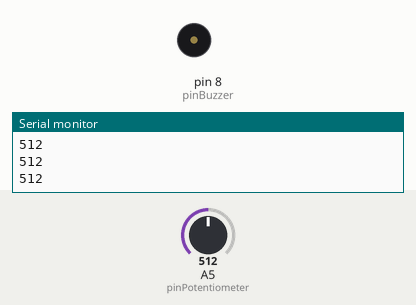
Bench run of a sketch on a simulated Arduino Uno, built with avr-gcc and run on an emulated ATmega328P. Parts: buzzer (waves = sounding, pin HIGH), the last lines printed to the serial monitor. The inputs (shaded band) are chosen by the test bench; at power-on: A5 (pinPotentiometer) = 512.

Above: at 1.3 s.
1.4 s: A5 (pinPotentiometer) set to 991
2.9 s: A5 (pinPotentiometer) set to 1017
At 3.7 s:
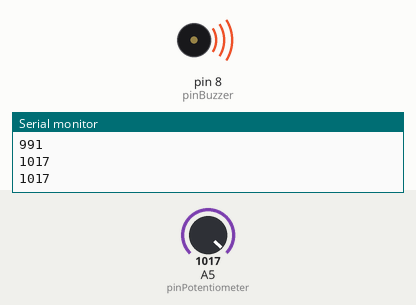
4.5 s: A5 (pinPotentiometer) set to 990
At 4.9 s:
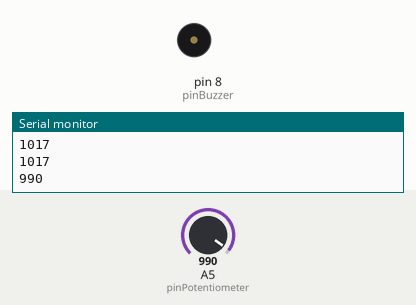
6.0 s: A5 (pinPotentiometer) set to 1010
At 7.2 s:
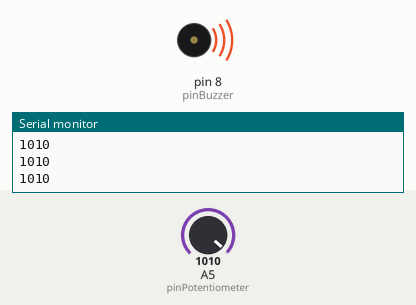
Timing chart, 0 to 8.5 s (numbered marks = the images above; inputs shaded):
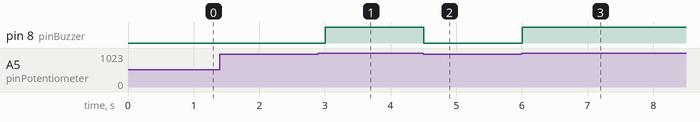

Measured:
- the behaviour switches between 1000 and 1001 on A5 (pinPotentiometer) (found by bisection; images 0 and 1)
- after the input at 2.9 s, pin 8 (pinBuzzer): LOW → HIGH after 0.10 s
- after the input at 4.5 s, pin 8 (pinBuzzer): HIGH → LOW at once
- after the input at 6.0 s, pin 8 (pinBuzzer): LOW → HIGH at once

The sketch:

prog_22.ino
```cpp
const byte pinPotentiometer = A5;
const int delayTime = 500;
const byte pinBuzzer = 8;
const byte length = 5;
const char endMarker = '\n';

int number;
int potentiometerValue;
char nextChar;
char message[length];
boolean gotMessage = false;

void receiveData() {
	static byte index = 0;
		while (Serial.available() && !gotMessage) {
		nextChar = Serial.read();
		if (nextChar == endMarker) {
			message[index] = '\0';
			index = 0;
			gotMessage = true;
		} else {
			message[index] = nextChar;
			index++;
			index = (index == length)
				? index - 1
				: index;
			}
	}
}

void handleData() {
	if (gotMessage) {
		number = atoi(message);
		if (number > 10) {
			digitalWrite(pinBuzzer, HIGH);
			delay(delayTime);
			digitalWrite(pinBuzzer, LOW);
		}
		gotMessage = false;
	}
}

void setup() {
	pinMode(pinBuzzer, OUTPUT);
	pinMode(pinPotentiometer, INPUT);
	Serial.begin(9600);
	Serial.println("<Arduino is ready>");
}

void loop() {
	potentiometerValue = analogRead(pinPotentiometer);
	Serial.println(potentiometerValue);
	if (potentiometerValue > 1000) {
		digitalWrite(pinBuzzer, HIGH);
	} else {
		digitalWrite(pinBuzzer, LOW);
	}
	delay(delayTime);
}
```
